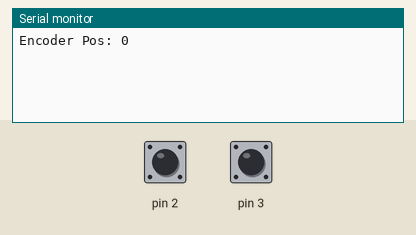
Recording of a sketch running on a simulated Arduino Uno, built with avr-gcc and run on an emulated ATmega328P. On the bench: the last lines printed to the serial monitor. Inputs (shaded band) come from the test bench; at power-on: pin 2 HIGH, pin 3 HIGH.

Above: at 1.2 s.
1.3 s: pin 2 pulled LOW for 1 s
At 2.7 s:
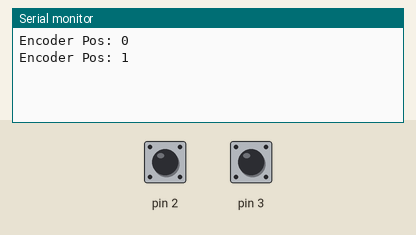
3.8 s: pin 3 pulled LOW for 1 s
At 4.8 s:
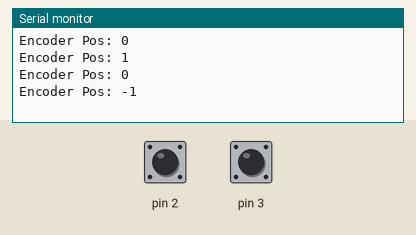
Timing chart, 0 to 6.8 s (numbered marks = the images above; inputs shaded):
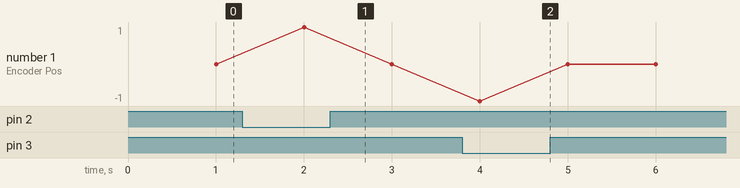

Measured:
- after the input at 1.3 s, the serial monitor: prints a new line after 0.70 s (image 1)
- after the input at 3.8 s, the serial monitor: prints a new line after 0.20 s (image 2)

The sketch:

TestingEncoder.ino
```cpp
/*             PINOUT
* Encoder Pin A ---> Pin 2 = Port D2
* Encoder Pin B ---> Pin 3 = Port D3
*/


/* Encoder Setup */
volatile int16_t encoderPos;

void setupEncoder() {
  // enable pull-up resistors
  PORTD |= _BV(PORTD3) | _BV(PORTD2);

  // Any logical change on INT0 (pin2) generates an interrupt request
  // Any logical change on INT1 (pin3) generates an interrupt request
  EICRA |= _BV(ISC10) | _BV(ISC00);

  // enable pins 2 and 3for interrupts
  EIMSK |=  _BV(INT1) | _BV(INT0);

  // without this code, the ISR will run once and increment encoderPos
  // so our encoderPos would be set at 1 instead of 0
  delay(1);
  encoderPos = 0;
}

#define AB_MASK	(_BV(2) | _BV(3))
#define A1_B1 	(_BV(2) | _BV(3))
#define A1_B0 	(_BV(2))
#define A0_B1 	(_BV(3))
#define A0_B0 	0x00

// triggers on rising and falling edge of D2
ISR(INT0_vect) {
	switch(PIND & AB_MASK) {
		case A1_B0:
		case A0_B1: encoderPos++; break;

		case A1_B1:
		case A0_B0: encoderPos--; break;

		default: break;
	}
}

// triggers on rising and falling edge of D3
ISR(INT1_vect) {
	switch(PIND & AB_MASK) {
		case A1_B0:
		case A0_B1: encoderPos--; break;

		case A1_B1:
		case A0_B0: encoderPos++; break;

		default: break;
	}
}

void setup() {
	setupEncoder();

	// initialize COM port
	Serial.begin(115200);
}

void loop() {
	// put your main code here, to run repeatedly:
	delay(1000);
	Serial.print("Encoder Pos: "); Serial.println(encoderPos);
}
```
